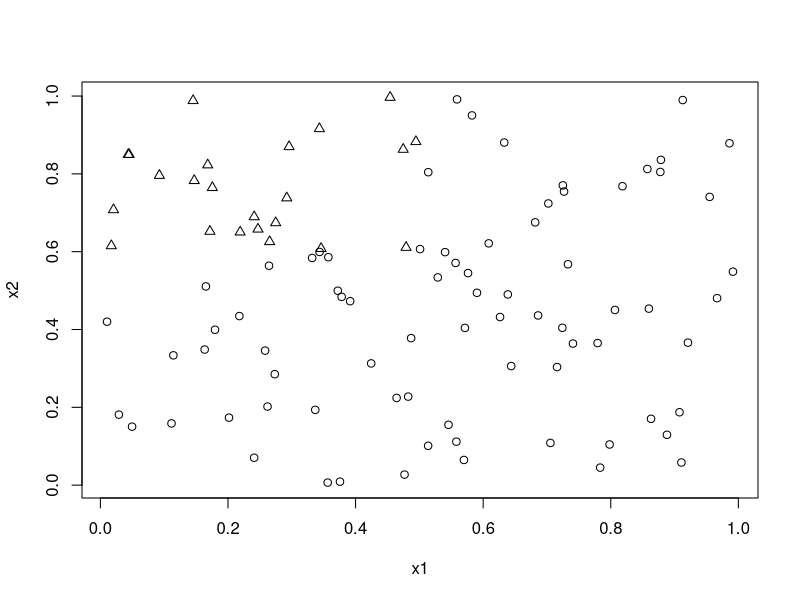
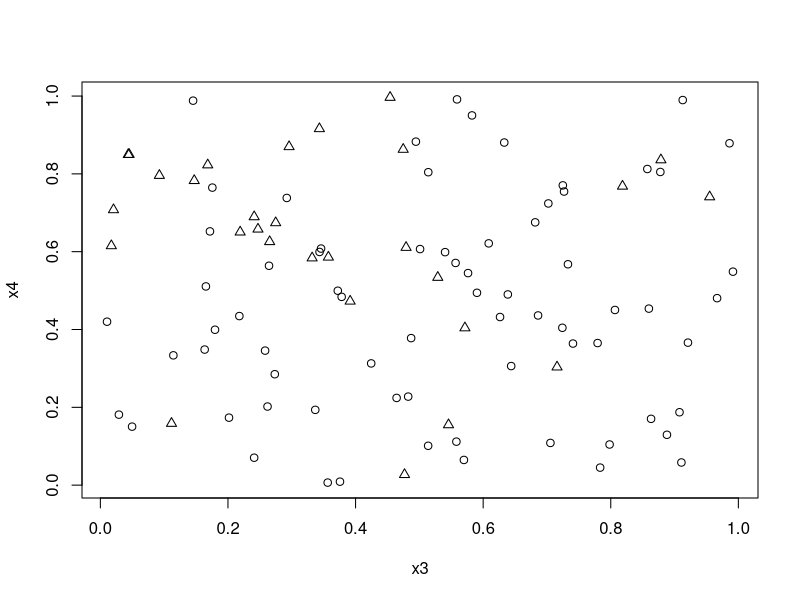
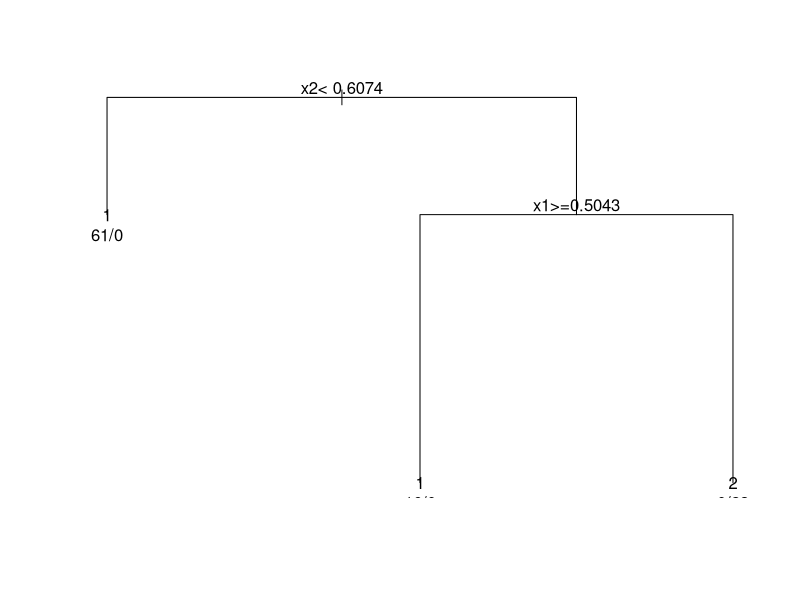
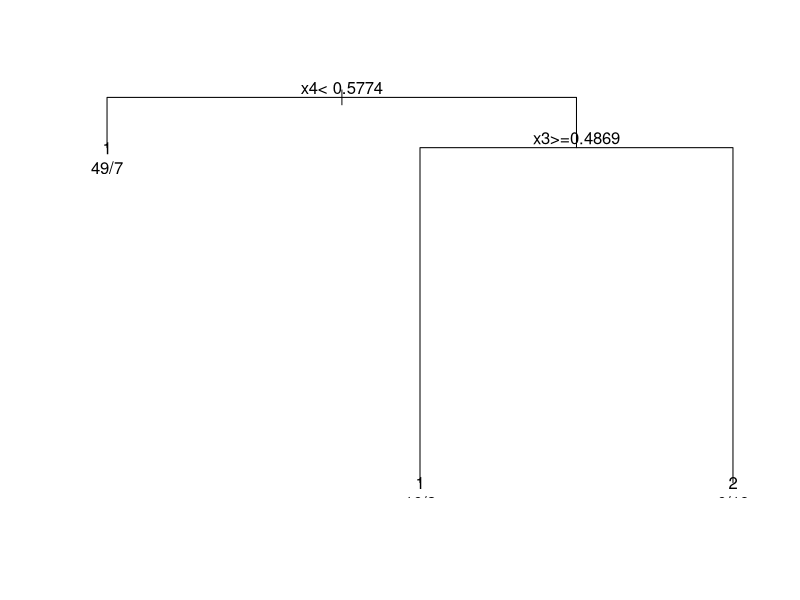

The R source for these figures, in order:
## ---- chunk 1
knitr::opts_chunk$set(echo = FALSE)
knitr::opts_chunk$set(fig.align = 'center')
knitr::opts_chunk$set(fig.width = 6)
knitr::opts_chunk$set(fig.height = 6)
## ---- chunk 2
set.seed(11302018)
num.pts <- 100
x1 <- runif(num.pts)
x2 <- runif(num.pts)
point.type1 = ifelse(x1 < .5 & x2 > .6, 2, 1)
  
plot(x1,x2, type = 'n')
points(x1,x2, pch = point.type1)
## ---- chunk 3
set.seed(11302018)
num.pts <- 100
x3 <- runif(num.pts)
x4 <- runif(num.pts)
point.prob = ifelse(x3 < .5 & x4 > .6, .8, .2)
point.type2 <- rbinom(num.pts, 1, point.prob) + 1
  
plot(x3,x4, type = 'n')
points(x3,x4, pch = point.type2)
## ---- chunk 4
library(rpart)
tree.df <- data.frame(y1 = point.type1, x1 = x1, x2 = x2, 
                      y2 = point.type2, x3 = x3, x4 = x4)
tree1 <- rpart(y1 ~ x1 + x2, data = tree.df, method = 'class')
plot(tree1, compress = T)
text(tree1, use.n = TRUE)

tree2 <- rpart(y2 ~ x3 + x4, data = tree.df, method = 'class')
plot(tree2, compress = T)
text(tree2, use.n = TRUE)
